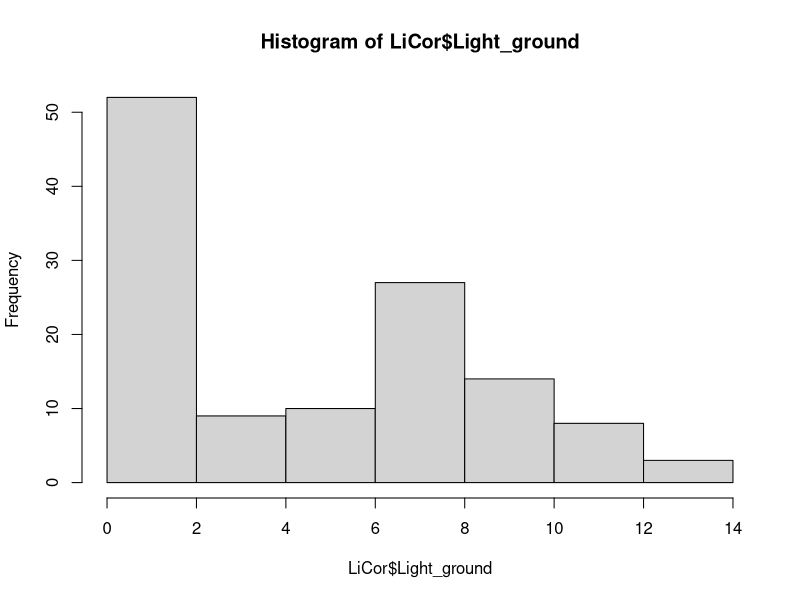
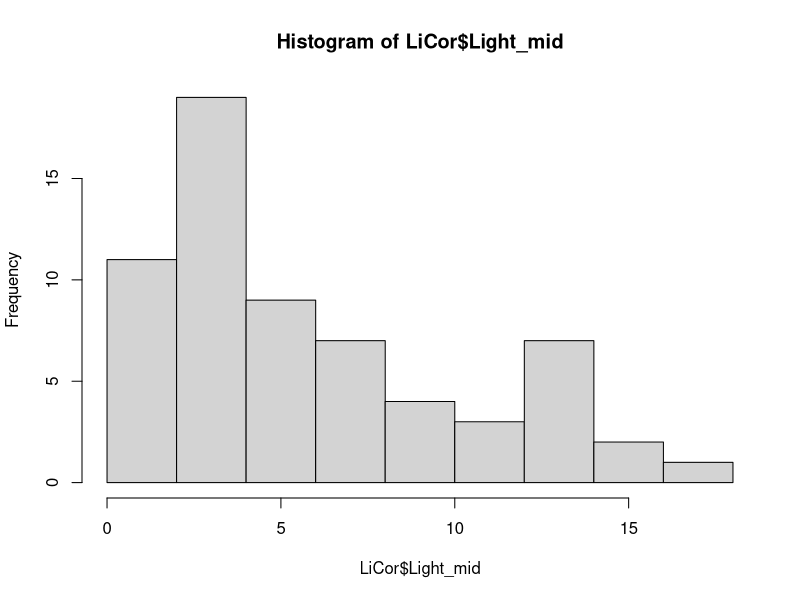
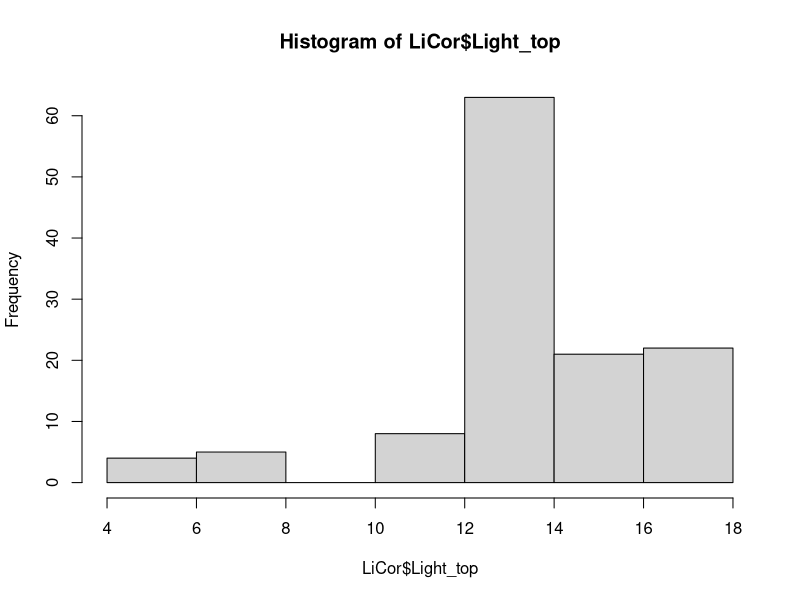
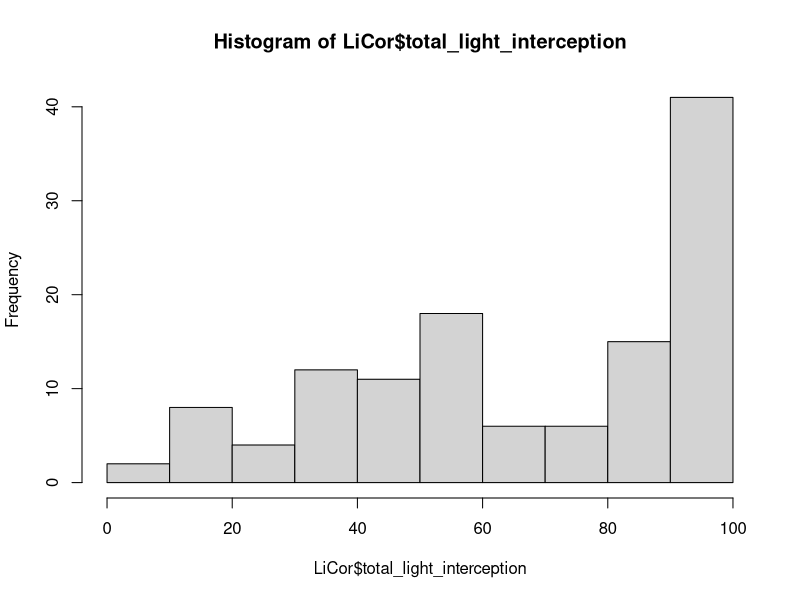
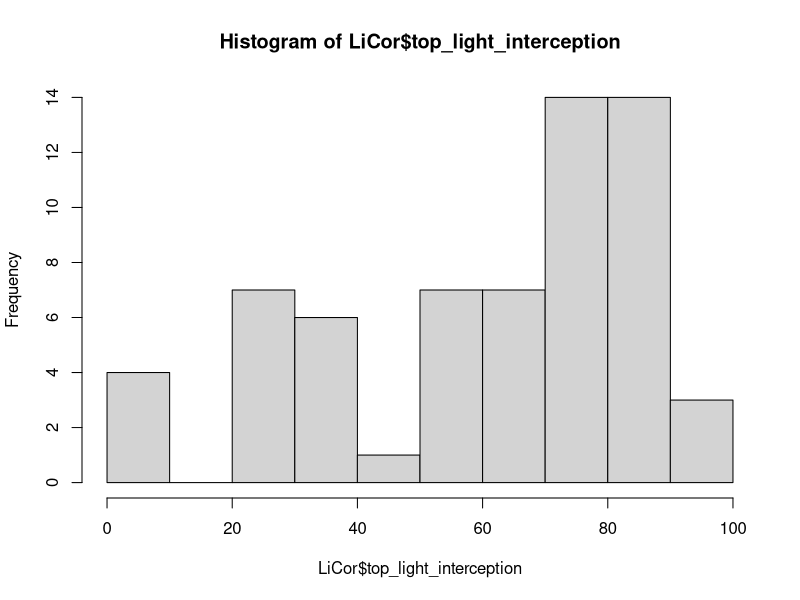
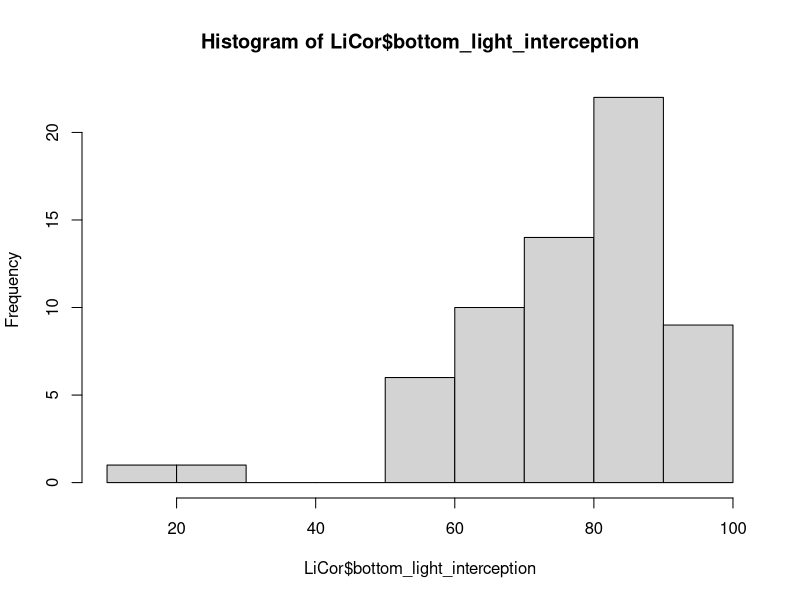

Generate these figures, in order, with R: (Note: this script raises an error after producing the figures.)
# Data from 2025 NY oat-pea intercrop trials
# Field : Helfner
# 20 plots; these were the first 10 'border' plots on each side of the 400 plot B4I experiment
# 5 oat accessions
# 5 pea accessions
# intercrops and monocrops of oat and pea
# each accession exists has a monoculture and as one intercrop with an accession of the other species
# each plot divided into 3 subplots; subplot 1 always north side and subplot 3 always the south side
# seeding rate for the monocultures was 54g oat mono, 8 seed per square ft pea mono
# intercrops were planted at a percentage of those seeding rates: 40% oat and 60% pea

# PAR measurements taken using a LiCor LI-188B
# Integration = 10
# Range = 100x
# Quantum Sensor Unit: µmol PAR m-2 s-1
# sensor slowly moved horizontally through canopy within each subplot
# Timepoint 1 : June 2-3 2025
# Timepoint 2 : June 24-25 2025
# Timepoint 3 : July 14-15 2025
# measurements taken by Leah and recorded by hand (T1), and in Fieldbook (T2,T3) by Mirza
# PAR measurement taken with sensor on the ground and above canopy
# in T2 and T3 another PAR measurement was taken _ cm from the ground

# Raw data : https://cornell.app.box.com/folder/342321167330
# data exists elsewhere for plant height, biomass, stand count (https://oat.triticeaetoolbox.org/breeders/trial/6830; "data/B4I_2025_PM3D_NY_phenotypes.csv")
## Above ground dry biomass - g|timepoint X|COMP:0000110
## Pea Aboveground Dry Biomass - g|timepoint X|COMP:0000118
## Weed above ground dry biomass - g|timepoint X|COMP:0000126
## Plant establishment - plants/ft2|CO_350:0005124
## Pea Plant Establishment - plants/ft2|CO_xxx:0003011
## Plant height - cm|timepoint X|COMP:0000114
## Pea Plant Height - cm|timepoint X|COMP:0000122
# Since seeding rates are different between interfrop and monoculture, we will want to have the standcounts (emergence) data

################################################################################

# Photosynthetically Active Radiation (PAR) data from a Li-Cor Quantum Sensor
# Above canopy PAR represents the total light available above the crop canopy (i.e., incident light).
# Below canopy PAR indicates the amount of light that passes through the canopy and is available for the plants below it.

# Light Interception (LI): percentage of light that is absorbed by the canopy compared to the incident light
# LI = ((PAR_above - PAR_below) / PAR_above) * 100

# Light Interception Efficiency (LIE): measure of how efficiently the crops intercept light compared to a baseline, such as monocrop systems or theoretical maximum light interception.
# LIE = mean_intercrop_LI / mean_monocrop_LI

################################################################################

library(readxl)
library(ggplot2)
library(dplyr)
library(tidyr)

LiCor <- read_excel("data/T1_T2_T3_light_interception.xlsx", sheet = 'Long')

LiCor$plot_number <- as.factor(LiCor$plot_number)
LiCor$subplot_number <- as.factor(LiCor$subplot_number)
LiCor$Timepoint <- as.factor(LiCor$Timepoint)

# Light Interception (LI)
LiCor$total_light_interception <- ((LiCor$Light_top - LiCor$Light_ground) / LiCor$Light_top) * 100
LiCor$top_light_interception <- ((LiCor$Light_top - LiCor$Light_mid) / LiCor$Light_top) * 100
LiCor$bottom_light_interception <- ((LiCor$Light_mid - LiCor$Light_ground) / LiCor$Light_mid) * 100

intercrop_data <- LiCor[LiCor$System == "intercrop", ]
monocrop_data <- LiCor[LiCor$System == "monoculture", ]
mono_pea <- LiCor[LiCor$Crop == "pea", ]
mono_oat <- LiCor[LiCor$Crop == "oat", ]

# Light Interception Efficiency (LIE)
mean_intercrop_LI <- mean(intercrop_data$total_light_interception, na.rm = TRUE)
mean_monocrop_LI <- mean(monocrop_data$total_light_interception, na.rm = TRUE)
mean_mono_pea_LI <- mean(mono_pea$total_light_interception, na.rm = TRUE)
mean_mono_oat_LI <- mean(mono_oat$total_light_interception, na.rm = TRUE)
LIE <- mean_intercrop_LI / mean_monocrop_LI
LIE_p <- mean_intercrop_LI / mean_mono_pea_LI
LIE_o <- mean_intercrop_LI / mean_mono_oat_LI
# intercrops intercept more light on average than monocultures
## intercrops intercept more light than pea monocultures, but less light than oat monocultures

rm(mono_oat,mono_pea,monocrop_data,mean_monocrop_LI,mean_mono_pea_LI,mean_mono_oat_LI,LIE,LIE_o,LIE_p)

# This does not account for differences in seeding rate between monocultures and intercrops, so below will adjust based on stand counts
## In excel, I sorted oats by oat name>system(inter/mono)>plot so that I had a list with oat accessions grouped together with the two intercrop plots followed by its monoculture version
## I then made a new column (Oat_prcnt) and set the value for the monoculture to 1. This represents that the monoculture was planted at 100% seeding rate. Whatever establishment exists for a 100% seeding rate is concidered 100% stand count
## For each accession's subplots I took the subplot's stand count and divided it by the same subplot in the monoculture version of the accession. This gives observed seeding rate or stand count as a percentage of monoculture
## The same process was done for peas
## Prct from each subplot is X% stand count
## average the two intercrop X% stand counts
## change monoculture LIE value to X% of full mono value

# ChatGPT code to finish adjusting light values based on stand count
# Oat monoculture adjustment
# Step 1: Get inter means for oat_prcnt by accession × subplot
oat_inter_means <- LiCor %>%
  filter(System == "intercrop", Timepoint == 1) %>%
  group_by(oat_accession_name, subplot_number) %>%
  summarise(mean_oat_prcnt = mean(Oat_Prcnt, na.rm = TRUE), .groups = "drop")
# Step 2: Adjust monoculture interception
oat_mono_adj <- LiCor %>%
  filter(System == "monoculture") %>%
  left_join(oat_inter_means, by = c("oat_accession_name", "subplot_number")) %>%
  mutate(
    adj_light_interception = total_light_interception * mean_oat_prcnt,
    adj_top_light_interception = top_light_interception * mean_oat_prcnt,
    adj_bottom_light_interception = bottom_light_interception * mean_oat_prcnt
  )
# Pea monoculture Adjustment
# Step 1: Get inter means for pea_prcnt by accession × subplot
pea_inter_means <- LiCor %>%
  filter(System == "intercrop", Timepoint == 1) %>%
  group_by(pea_accession_name, subplot_number) %>%
  summarise(mean_pea_prcnt = mean(Pea_Prcnt, na.rm = TRUE), .groups = "drop")
# Step 2: Adjust monoculture interception
pea_mono_adj <- LiCor %>%
  filter(System == "monoculture") %>%
  left_join(pea_inter_means, by = c("pea_accession_name", "subplot_number")) %>%
  mutate(
    adj_light_interception = total_light_interception * mean_pea_prcnt,
    adj_top_light_interception = top_light_interception * mean_pea_prcnt,
    adj_bottom_light_interception = bottom_light_interception * mean_pea_prcnt
  )


# Add Adj oat mono values to data table
LiCor <- LiCor %>%
  left_join(
    oat_mono_adj %>%
      select(oat_accession_name, plot_number, subplot_number, Timepoint, adj_light_interception),
    by = c("oat_accession_name", "plot_number", "subplot_number", "Timepoint")
  )
# Add Adj pea mono values to data table
LiCor <- LiCor %>%
  left_join(
    pea_mono_adj %>%
      select(pea_accession_name, plot_number, subplot_number, Timepoint, adj_light_interception),
    by = c("pea_accession_name", "plot_number", "subplot_number", "Timepoint")
  )
#combine adjustment columns into one column
LiCor$adj_light_interception <- apply(LiCor[, c("adj_light_interception.x", "adj_light_interception.y")], 1, function(x)
  paste(na.omit(x), collapse = " ")
)
LiCor$adj_light_interception <- as.numeric(LiCor$adj_light_interception)

mono_pea <- LiCor[LiCor$Crop == "pea", ]
mono_oat <- LiCor[LiCor$Crop == "oat", ]
mean_mono_pea_LI <- mean(mono_pea$adj_light_interception, na.rm = TRUE)
mean_mono_oat_LI <- mean(mono_oat$adj_light_interception, na.rm = TRUE)
mean_mono_LI <- mean(c(mono_pea$adj_light_interception,mono_oat$adj_light_interception), na.rm=TRUE)
LIE <- mean_intercrop_LI / mean_mono_LI
LIE_p <- mean_intercrop_LI / mean_mono_pea_LI
LIE_o <- mean_intercrop_LI / mean_mono_oat_LI
# intercrop plots were more efficient at light interception than the monocultures
# intercrops intercepted twice (2.18) as much light as the same stand count of monoculture

# Should intercrop be divided in half to account for the monoculture just being one species?
mean_intercrop_LI2 <- mean((intercrop_data$total_light_interception/2), na.rm = TRUE)
LIE2 <- mean_intercrop_LI2 / mean_mono_LI
LIE_o2 <- mean_intercrop_LI2 / mean_mono_oat_LI
LIE_p2 <- mean_intercrop_LI2 / mean_mono_pea_LI
# intercrop plots were more efficent at light inerception than the monocultures
# intercrops intercepted slightly more light than the monocultures





hist(LiCor$Light_ground)
hist(LiCor$Light_mid)
hist(LiCor$Light_top)
hist(LiCor$total_light_interception)
hist(LiCor$top_light_interception)
hist(LiCor$bottom_light_interception)


################################## Old Stuff ##################################


model <- lm(`Below Canopy Value` ~ Plot + Subplot + `Above Canopy Value`, data=LiCor)
anova(model)
summary(model)




model <- lm(`Below Canopy Value` ~ Plot * Subplot + `Above Canopy Value`, data=LiCor)
anova(model)
summary(model)

model <- lm(`Below Canopy Value` ~ Plot/Subplot + `Above Canopy Value`, data = LiCor)


# Pairwise comparisons for Plot
emmeans(model, pairwise ~ Plot)
# Pairwise comparisons for Subplot
emmeans(model, pairwise ~ Subplot)


library(multcomp)
tukey <- glht(model_aov, linfct = mcp(Subplot = "Tukey"))
summary(tukey)
plot(tukey)



model_fixed <- lm(`Below Canopy Value` ~ Plot * Subplot + `Above Canopy Value`, data = LiCor)
anova(model_fixed)
